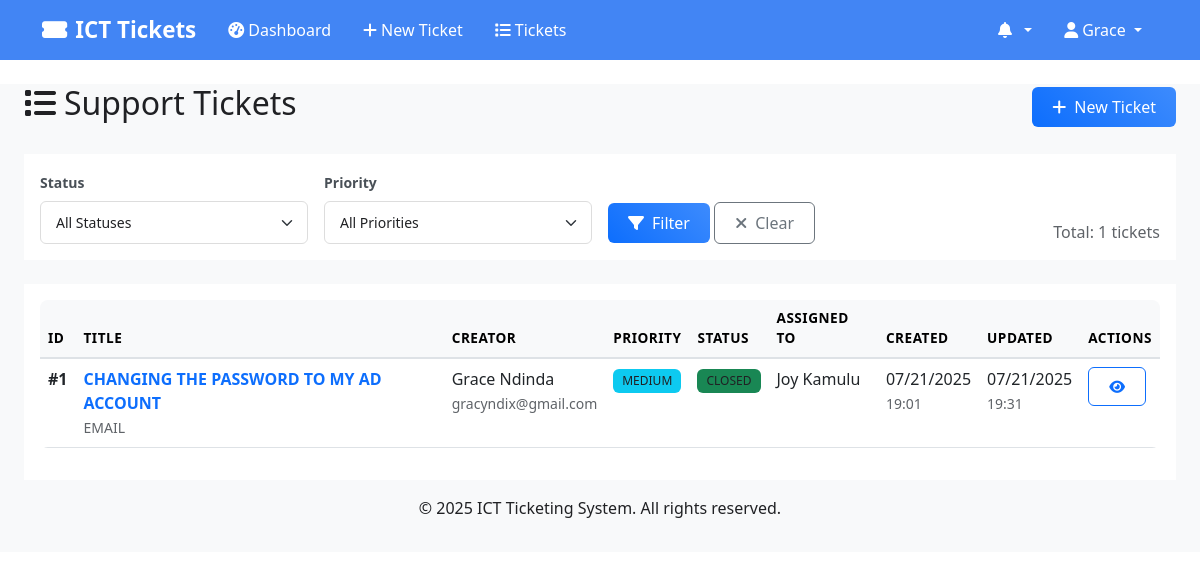
The page /tickets (signed in) on the database as committed earlier.
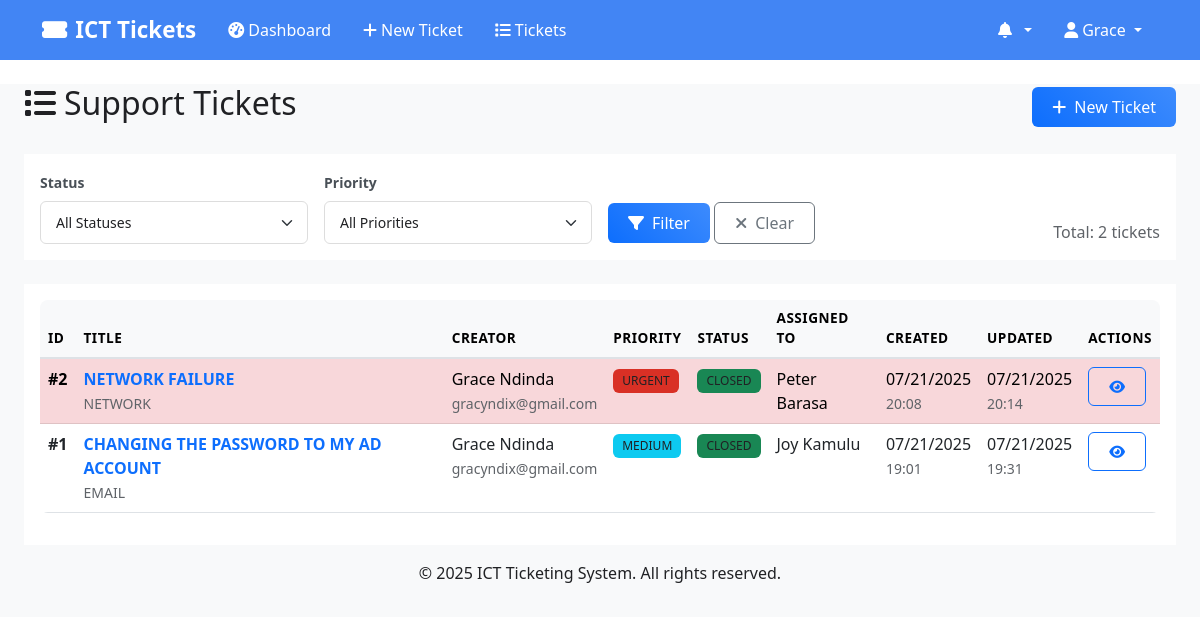
The same page on the database as committed later.
### models.py (models this page shows, shortened)
class User(UserMixin, db.Model):
    __tablename__ = 'users'
    id = db.Column(db.Integer, primary_key=True)
    username = db.Column(db.String(80), unique=True, nullable=False)
    email = db.Column(db.String(120), unique=True, nullable=False)
    phone = db.Column(db.String(20), nullable=True)
    password_hash = db.Column(db.String(256), nullable=False)
    first_name = db.Column(db.String(50), nullable=False)
    last_name = db.Column(db.String(50), nullable=False)
    role = db.Column(db.String(20), nullable=False)  # 'user', 'tech', 'admin'
    department_id = db.Column(db.Integer, db.ForeignKey('departments.id'), nullable=True)
    is_active = db.Column(db.Boolean, default=True)
    created_at = db.Column(db.DateTime, default=datetime.utcnow)
    updated_at = db.Column(db.DateTime, default=datetime.utcnow, onupdate=datetime.utcnow)
    department = db.relationship('Department', backref='users')
    created_tickets = db.relationship('Ticket', foreign_keys='Ticket.created_by_id', backref='creator')
    assigned_tickets = db.relationship('Ticket', foreign_keys='Ticket.assigned_to_id', backref='assignee')
    @property
    def full_name(self):
        return f"{self.first_name} {self.last_name}"

class Ticket(db.Model):
    __tablename__ = 'tickets'
    id = db.Column(db.Integer, primary_key=True)
    title = db.Column(db.String(200), nullable=False)
    description = db.Column(db.Text, nullable=False)
    priority = db.Column(db.String(10), nullable=False)  # 'URGENT', 'HIGH', 'MEDIUM', 'LOW'
    status = db.Column(db.String(20), default='OPEN')  # 'OPEN', 'IN_PROGRESS', 'RESOLVED', 'CLOSED'
    category = db.Column(db.String(50), nullable=True)
    created_by_id = db.Column(db.Integer, db.ForeignKey('users.id'), nullable=False)
    assigned_to_id = db.Column(db.Integer, db.ForeignKey('users.id'), nullable=True)
    created_at = db.Column(db.DateTime, default=datetime.utcnow)
    updated_at = db.Column(db.DateTime, default=datetime.utcnow, onupdate=datetime.utcnow)
    resolved_at = db.Column(db.DateTime, nullable=True)
    closed_at = db.Column(db.DateTime, nullable=True)
    comments = db.relationship('TicketComment', backref='ticket', cascade='all, delete-orphan')
    notifications = db.relationship('Notification', backref='ticket', cascade='all, delete-orphan')
    @property
    def priority_color(self):
        colors = {
            'URGENT': 'danger',
            'HIGH': 'warning',
            'MEDIUM': 'info',
            'LOW': 'success'
        }
        return colors.get(self.priority, 'secondary')
    @property
    def status_color(self):
        colors = {
            'OPEN': 'primary',
            'IN_PROGRESS': 'warning',
            'RESOLVED': 'info',
            'CLOSED': 'success'
        }
        return colors.get(self.status, 'secondary')

### routes.py (the view)
@app.route('/tickets')
@login_required
def list_tickets():
    page = request.args.get('page', 1, type=int)
    status_filter = request.args.get('status', '')
    priority_filter = request.args.get('priority', '')
    query = Ticket.query
    if current_user.role == 'user':
        query = query.filter_by(created_by_id=current_user.id)
    elif current_user.role == 'tech':
        query = query.filter(
            (Ticket.assigned_to_id == current_user.id) |
            (Ticket.assigned_to_id == None)
        )
    if status_filter:
        query = query.filter_by(status=status_filter)
    if priority_filter:
        query = query.filter_by(priority=priority_filter)
    tickets = query.order_by(Ticket.created_at.desc()).paginate(
        page=page, per_page=20, error_out=False
    )
    return render_template('ticket_list.html', tickets=tickets)

### templates/ticket_list.html (shortened to what this page needs)
{% extends "base.html" %}
{% block content %}
<div class="container-fluid">
    <div class="row">
        <div class="col-12">
            <div class="d-flex justify-content-between align-items-center mb-4">
                <h2><i class="fas fa-list me-2"></i>Support Tickets</h2>
                {% if current_user.role in ['user', 'admin'] %}
                <a href="{{ url_for('create_ticket') }}" class="btn btn-primary">
                    <i class="fas fa-plus me-2"></i>New Ticket
                </a>
                {% endif %}
            </div>
        </div>
    </div>
    <div class="row mb-4">
        <div class="col-12">
            <div class="card">
                <div class="card-body">
                    <form method="GET" class="row g-3 align-items-end">
                        <div class="col-md-3">
                            <label class="form-label">Status</label>
                            <select name="status" class="form-select">
                                <option value="">All Statuses</option>
                            </select>
                        </div>
                        <div class="col-md-3">
                            <label class="form-label">Priority</label>
                            <select name="priority" class="form-select">
                                <option value="">All Priorities</option>
                            </select>
                        </div>
                        <div class="col-md-3">
                            <button type="submit" class="btn btn-primary">
                                <i class="fas fa-filter me-2"></i>Filter
                            </button>
                            <a href="{{ url_for('list_tickets') }}" class="btn btn-outline-secondary">
                                <i class="fas fa-times me-2"></i>Clear
                            </a>
                        </div>
                        <div class="col-md-3 text-end">
                            <span class="text-muted">
                                Total: {{ tickets.total }} tickets
                            </span>
                        </div>
                    </form>
                </div>
            </div>
        </div>
    </div>
    <div class="row">
        <div class="col-12">
            <div class="card">
                <div class="card-body">
                    {% if tickets.items %}
                    <div class="table-responsive">
                        <table class="table table-hover">
                            <thead class="table-light">
                                <tr>
                                    <th>ID</th>
                                    <th>Title</th>
                                    <th>Creator</th>
                                    <th>Priority</th>
                                    <th>Status</th>
                                    <th>Assigned To</th>
                                    <th>Created</th>
                                    <th>Updated</th>
                                    <th>Actions</th>
                                </tr>
                            </thead>
                            <tbody>
                                {% for ticket in tickets.items %}
                                <tr class="{% if ticket.priority == 'URGENT' %}table-danger{% endif %}">
                                    <td><strong>#{{ ticket.id }}</strong></td>
                                    <td>
                                        <a href="{{ url_for('view_ticket', ticket_id=ticket.id) }}"
                                           class="text-decoration-none fw-bold">
                                            {{ ticket.title[:50] }}{% if ticket.title|length > 50 %}...{% endif %}
                                        </a>
                                        <br>
                                        <small class="text-muted">{{ ticket.category }}</small>
                                    </td>
                                    <td>
                                        {{ ticket.creator.full_name }}<br>
                                        <small class="text-muted">{{ ticket.creator.email }}</small>
                                    </td>
                                    <td>
                                        <span class="badge bg-{{ ticket.priority_color }}">
                                            {{ ticket.priority }}
                                        </span>
                                    </td>
                                    <td>
                                        <span class="badge bg-{{ ticket.status_color }}">
                                            {{ ticket.status.replace('_', ' ') }}
                                        </span>
                                    </td>
                                    <td>
                                        {% if ticket.assignee %}
                                        {{ ticket.assignee.full_name }}
                                        {% else %}
                                        <span class="text-muted">Unassigned</span>
                                        {% endif %}
                                    </td>
                                    <td>
                                        {{ ticket.created_at.strftime('%m/%d/%Y') }}<br>
                                        <small class="text-muted">{{ ticket.created_at.strftime('%H:%M') }}</small>
                                    </td>
                                    <td>
                                        {% if ticket.updated_at != ticket.created_at %}
                                        {{ ticket.updated_at.strftime('%m/%d/%Y') }}<br>
                                        <small class="text-muted">{{ ticket.updated_at.strftime('%H:%M') }}</small>
                                        {% else %}
                                        <span class="text-muted">-</span>
                                        {% endif %}
                                    </td>
                                    <td>
                                        <div class="btn-group" role="group">
                                            <a href="{{ url_for('view_ticket', ticket_id=ticket.id) }}"
                                               class="btn btn-sm btn-outline-primary">
                                                <i class="fas fa-eye"></i>
                                            </a>
                                        </div>
                                    </td>
                                </tr>
                                {% endfor %}
                            </tbody>
                        </table>
                    </div>
                    {% endif %}
                </div>
            </div>
        </div>
    </div>
</div>
{% endblock %}

### templates/base.html (shortened to what this page needs)
<!DOCTYPE html>
<html lang="en">
<head>
    <link href="https://cdn.jsdelivr.net/npm/bootstrap@5.3.0/dist/css/bootstrap.min.css" rel="stylesheet">
    <link href="https://cdnjs.cloudflare.com/ajax/libs/font-awesome/6.4.0/css/all.min.css" rel="stylesheet">
    <link href="{{ url_for('static', filename='css/style.css') }}" rel="stylesheet">
</head>
<body>
    <nav class="navbar navbar-expand-lg shadow-sm" style="background-color: #4285f4 !important;">
        <div class="container" style="background-color: #4285f4;">
            <a class="navbar-brand" href="{{ url_for('dashboard' if current_user.is_authenticated else 'index') }}" style="color: #ffffff !important; font-weight: 600;">
                <i class="fas fa-ticket-alt me-2"></i>ICT Tickets
            </a>
            {% if current_user.is_authenticated %}
            <div class="collapse navbar-collapse" id="navbarNav">
                <ul class="navbar-nav me-auto">
                    <li class="nav-item">
                        <a class="nav-link" href="{{ url_for('dashboard') }}" style="color: #ffffff !important; font-weight: 500;">
                            <i class="fas fa-tachometer-alt me-1"></i>Dashboard
                        </a>
                    </li>
                    {% if current_user.role in ['user', 'admin'] %}
                    <li class="nav-item">
                        <a class="nav-link" href="{{ url_for('create_ticket') }}" style="color: #ffffff !important; font-weight: 500;">
                            <i class="fas fa-plus me-1"></i>New Ticket
                        </a>
                    </li>
                    {% endif %}
                    <li class="nav-item">
                        <a class="nav-link" href="{{ url_for('list_tickets') }}" style="color: #ffffff !important; font-weight: 500;">
                            <i class="fas fa-list me-1"></i>Tickets
                        </a>
                    </li>
                </ul>
                <ul class="navbar-nav">
                    <li class="nav-item dropdown">
                        <a class="nav-link dropdown-toggle" href="#" role="button" data-bs-toggle="dropdown" style="color: #ffffff !important; font-weight: 500;">
                            <i class="fas fa-bell me-1"></i>
                            {% set unread_count = 0 %}
                            {% if current_user.notifications is defined and current_user.notifications %}
                                {% set unread_count = current_user.notifications|selectattr('is_read', 'equalto', False)|list|length %}
                            {% endif %}
                        </a>
                            {% set recent_notifications = [] %}
                            {% if current_user.notifications is defined and current_user.notifications %}
                                {% set recent_notifications = current_user.notifications[:5] %}
                            {% endif %}
                    </li>
                    <li class="nav-item dropdown">
                        <a class="nav-link dropdown-toggle" href="#" role="button" data-bs-toggle="dropdown" style="color: #ffffff !important; font-weight: 500;">
                            <i class="fas fa-user me-1"></i>{{ current_user.first_name }}
                        </a>
                    </li>
                </ul>
            </div>
            {% endif %}
        </div>
    </nav>
    <main class="container-fluid mt-4">
        {% block content %}{% endblock %}
    </main>
    <footer class="bg-light text-center text-muted py-3 mt-5">
        <div class="container">
            <p>&copy; 2025 ICT Ticketing System. All rights reserved.</p>
        </div>
    </footer>
</body>
</html>

Rows that differ between the two databases and show on the page:
added Ticket: id "2", title "NETWORK FAILURE", category "NETWORK", creator.full_name "Grace Ndinda", creator.email "gracyndix@gmail.com", priority "URGENT", status.replace "CLOSED", assignee.full_name "Peter Barasa", created_at "07/21/2025", created_at "20:08", updated_at "07/21/2025", updated_at "20:14"
Other text that changed with them:
{{ tickets.total }}: "1" → "2"
